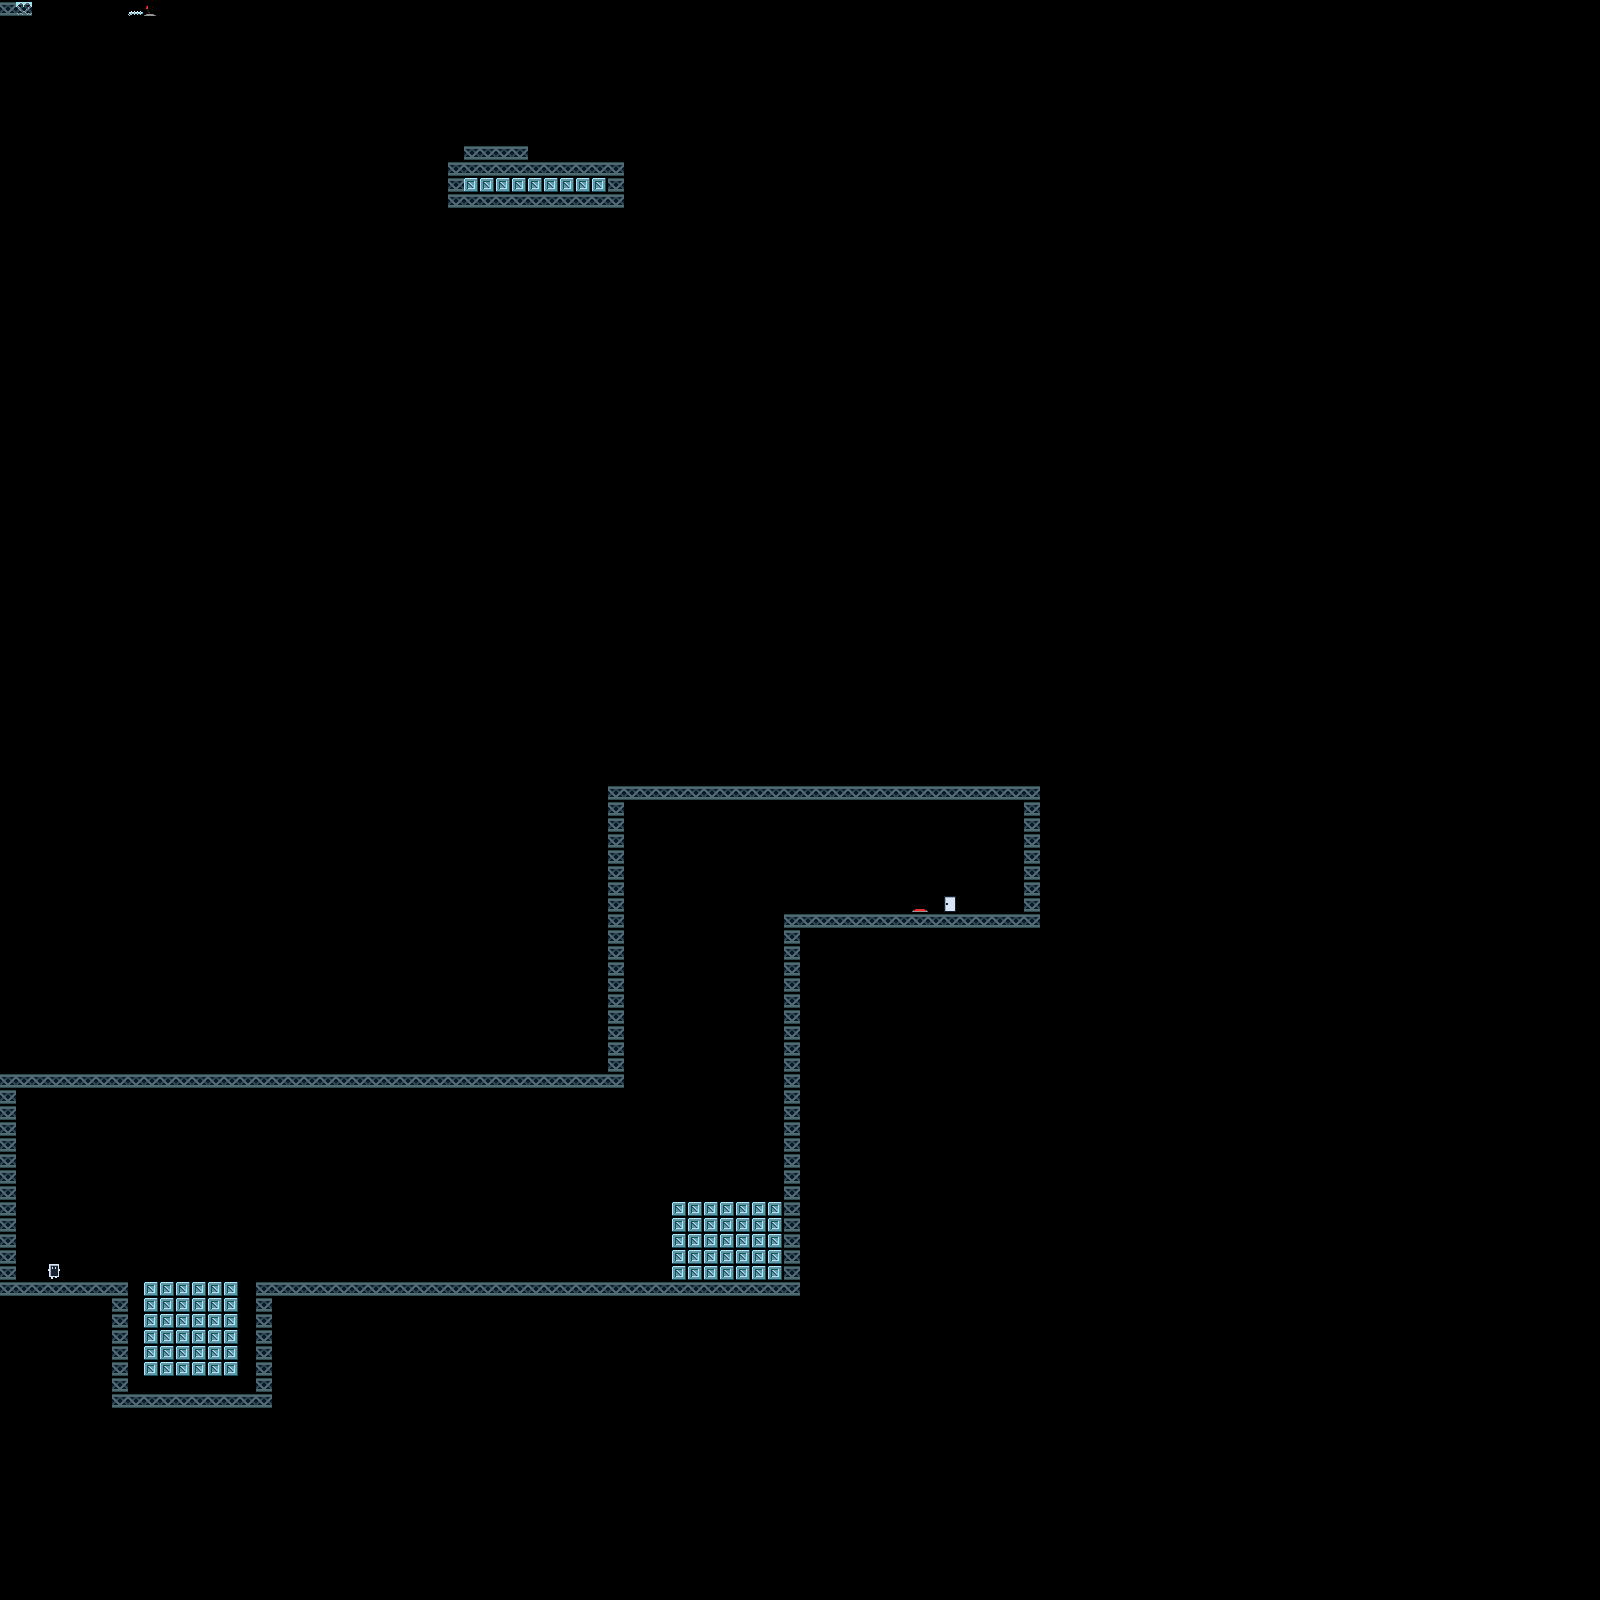

Tiled map render using the project's own tile images. Description and the map definition, with tile-layer contents summarised, below:
An orthogonal 100x100 tile map with 16x16 px tiles, 1 tile layer (Tile Layer 1), 1 hidden layer not drawn.

<map version="1.2" tiledversion="1.3.4" orientation="orthogonal" renderorder="right-down" width="100" height="100" tilewidth="16" tileheight="16" infinite="0" nextlayerid="3" nextobjectid="1">
 <tileset firstgid="1" source="TileTest.tsx" />
 <layer id="2" name="Tile Layer 2" width="100" height="100" visible="0">
  <data>[10000 cells, 10000 non-empty, 1 distinct tile ids]</data>
 </layer>
 <layer id="1" name="Tile Layer 1" width="100" height="100">
  <data>[10000 cells, 319 non-empty, 8 distinct tile ids]</data>
 </layer>
</map>
